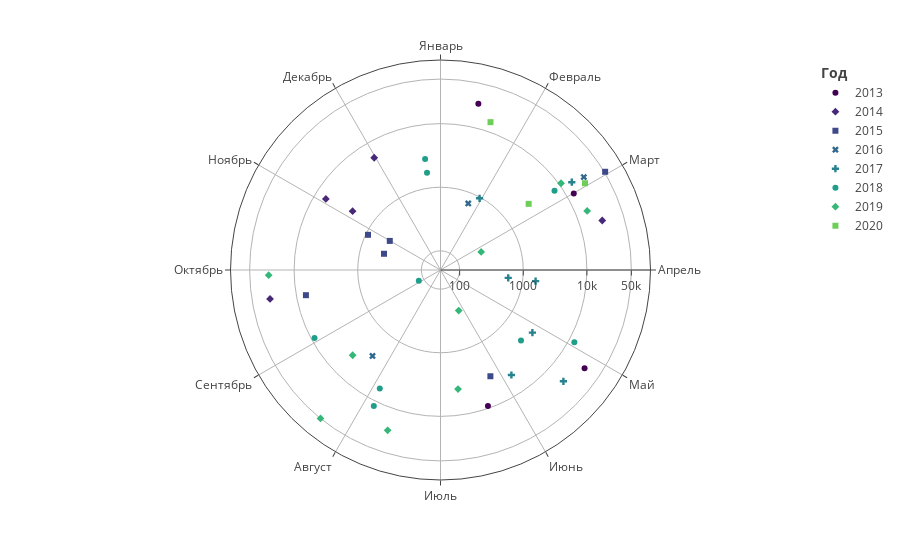

This figure's notebook cell:
### Code cell
# fig = px.scatter_polar(df, r="count", theta="polar_date", color="year", symbol="year", log_r=True,
#                        color_discrete_sequence = px.colors.sequential.Viridis,
#                        range_r=[50, 100000], custom_data=[df.date.dt.strftime('%Y-%m-%d'), 'name'])
# # months = ['January', 'February', 'March', 'April', 'May', 'June', 'July',
# #           'August', 'September', 'October', 'November', 'December']

# months = ['Январь', 'Февраль', 'Март', 'Апрель', 'Май', 'Июнь', 'Июль',
#           'Август', 'Сентябрь', 'Октябрь', 'Ноябрь', 'Декабрь']

# fig.update_layout(
#     template=None,
#     polar = dict(
#         angularaxis = dict(tickvals=[(a*30) for a in range(0, 12)], ticktext=months), 
#         radialaxis = dict(tickvals=[100, 1000, 10000, 50000]),),
#     legend_title='<b> Год </b>'
    

# )
# fig.update_traces(
#    hovertemplate='<b>%{customdata[1]}</b><br>Дата: %{customdata[0]}<br>Численность: %{r}',
# )
# fig.show()

### Figure 1 — Plotly figure (JSON) as saved in the notebook; plotly's stock layout.template omitted (floating-point values rounded to 4 significant figures)
{"data": [{"customdata": [["2013-01-13", "Шествие против закона подлецов"], ["2013-03-02", "Марш в защиту детей"], ["2013-05-06", "За свободу!"], ["2013-06-12", "Марш против палачей"]], "hoverlabel": {"namelength": 0}, "hovertemplate": "<b>%{customdata[1]}</b><br>Дата: %{customdata[0]}<br>Численность: %{r}", "legendgroup": "2013", "marker": {"color": "#440154", "symbol": "circle"}, "mode": "markers", "name": "2013", "r": [24000, 13000, 27500, 9200], "showlegend": true, "subplot": "polar", "theta": [12.82, 60.16, 124.3, 160.8], "type": "scatterpolar"}, {"customdata": [["2014-03-15", "Марш мира"], ["2014-09-21", "Марш мира - 2"], ["2014-11-02", "Остановить развал медицины Москвы"], ["2014-11-04", "Русский марш"], ["2014-11-30", "#МитингВрачей"]], "hoverlabel": {"namelength": 0}, "hovertemplate": "<b>%{customdata[1]}</b><br>Дата: %{customdata[0]}<br>Численность: %{r}", "legendgroup": "2014", "marker": {"color": "#482878", "symbol": "diamond"}, "mode": "markers", "name": "2014", "r": [22800, 26100, 6600, 2300, 5600], "showlegend": true, "subplot": "polar", "theta": [72.99, 260.4, 301.8, 303.8, 329.4], "type": "scatterpolar"}, {"customdata": [["2015-03-01", "#МаршПамяти"], ["2015-06-06", "#МитингЗаНауку"], ["2015-09-20", "#Засменяемостьвласти"], ["2015-10-17", "Нет войне"], ["2015-10-27", "Митинг против расширения платных парковоМ"], ["2015-10-31", "Митинг автомобилистов в районе #Отрадное"]], "hoverlabel": {"namelength": 0}, "hovertemplate": "<b>%{customdata[1]}</b><br>Дата: %{customdata[0]}<br>Численность: %{r}", "legendgroup": "2015", "marker": {"color": "#3e4989", "symbol": "square"}, "mode": "markers", "name": "2015", "r": [51600, 3500, 7100, 420, 925, 415], "showlegend": true, "subplot": "polar", "theta": [59.18, 154.8, 259.4, 286.0, 295.9, 299.8], "type": "scatterpolar"}, {"customdata": [["2016-01-23", "Митинг против репрессий"], ["2016-02-27", "#МаршПамяти"], ["2016-08-09", "#ВЗащитуИнтернета"]], "hoverlabel": {"namelength": 0}, "hovertemplate": "<b>%{customdata[1]}</b><br>Дата: %{customdata[0]}<br>Численность: %{r}", "legendgroup": "2016", "marker": {"color": "#31688e", "symbol": "x"}, "mode": "markers", "name": "2016", "r": [680, 24200, 2640], "showlegend": true, "subplot": "polar", "theta": [22.62, 57.05, 218.4], "type": "scatterpolar"}, {"customdata": [["2017-01-29", "#В_защиту_троллейбуса"], ["2017-02-26", "#МаршНемцова"], ["2017-04-08", "#НоваяОппозиция"], ["2017-04-08", "Митинг #КПРФ"], ["2017-05-06", "#6мая"], ["2017-05-14", "#нетреновации"], ["2017-05-28", "#ПротивЗастройки"]], "hoverlabel": {"namelength": 0}, "hovertemplate": "<b>%{customdata[1]}</b><br>Дата: %{customdata[0]}<br>Численность: %{r}", "legendgroup": "2017", "marker": {"color": "#26828e", "symbol": "cross"}, "mode": "markers", "name": "2017", "r": [960, 15200, 590, 1600, 2800, 20200, 4900], "showlegend": true, "subplot": "polar", "theta": [28.6, 56.22, 96.66, 96.66, 124.3, 132.2, 146.0], "type": "scatterpolar"}, {"customdata": [["2018-02-25", "#МаршНемцова"], ["2018-04-30", "За #Telegram"], ["2018-05-13", "#ЗаИнтернет"], ["2018-07-28", "#ПротивПенсионнойРеформы"], ["2018-07-29", "#ПротивГрабежа"], ["2018-09-02", "#ПротивПенсионнойРеформы"], ["2018-09-04", "В защиту Воронцовского парка"], ["2018-12-23", "Останови Ликсутова"], ["2018-12-23", "Народ против строительного произвола"]], "hoverlabel": {"namelength": 0}, "hovertemplate": "<b>%{customdata[1]}</b><br>Дата: %{customdata[0]}<br>Численность: %{r}", "legendgroup": "2018", "marker": {"color": "#1f9e89", "symbol": "circle"}, "mode": "markers", "name": "2018", "r": [7600, 12300, 2400, 12000, 6200, 8900, 120, 2900, 1750], "showlegend": true, "subplot": "polar", "theta": [55.23, 118.4, 131.2, 206.1, 207.1, 241.6, 243.6, 352.1, 352.1], "type": "scatterpolar"}, {"customdata": [["2019-02-24", "#маршНемцова"], ["2019-03-08", "8 марта - отметим правильно"], ["2019-03-10", "#ПротивИзоляцииРунета"], ["2019-06-07", "#свободуГолунову"], ["2019-06-23", "#ОбществоТребуетСправедливости"], ["2019-07-20", "#ЗаДопускНаВыборы"], ["2019-08-10", "#митингЗАсвободу"], ["2019-08-17", "#КПРФзаВыборы"], ["2019-09-29", "#Отпускай"]], "hoverlabel": {"namelength": 0}, "hovertemplate": "<b>%{customdata[1]}</b><br>Дата: %{customdata[0]}<br>Численность: %{r}", "legendgroup": "2019", "marker": {"color": "#35b779", "symbol": "diamond"}, "mode": "markers", "name": "2019", "r": [10800, 250, 15300, 250, 3900, 22500, 50000, 4200, 25200], "showlegend": true, "subplot": "polar", "theta": [54.25, 66.08, 68.05, 155.8, 171.6, 198.2, 219.0, 225.9, 268.3], "type": "scatterpolar"}, {"customdata": [["2020-01-19", "#памятиМаркеловаБабуровой"], ["2020-02-23", "#23февраля "], ["2020-02-29", "#МаршНемцова"]], "hoverlabel": {"namelength": 0}, "hovertemplate": "<b>%{customdata[1]}</b><br>Дата: %{customdata[0]}<br>Численность: %{r}", "legendgroup": "2020", "marker": {"color": "#6ece58", "symbol": "square"}, "mode": "markers", "name": "2020", "r": [14200, 2700, 22300], "showlegend": true, "subplot": "polar", "theta": [18.69, 53.11, 59.02], "type": "scatterpolar"}], "layout": {"legend": {"title": {"text": "<b> Год </b>"}, "tracegroupgap": 0}, "margin": {"t": 60}, "polar": {"angularaxis": {"direction": "clockwise", "rotation": 90, "ticktext": ["Январь", "Февраль", "Март", "Апрель", "Май", "Июнь", "Июль", "Август", "Сентябрь", "Октябрь", "Ноябрь", "Декабрь"], "tickvals": [0, 30, 60, 90, 120, 150, 180, 210, 240, 270, 300, 330]}, "domain": {"x": [0, 1], "y": [0, 1]}, "radialaxis": {"range": [1.699, 5], "tickvals": [100, 1000, 10000, 50000], "type": "log"}}}}
